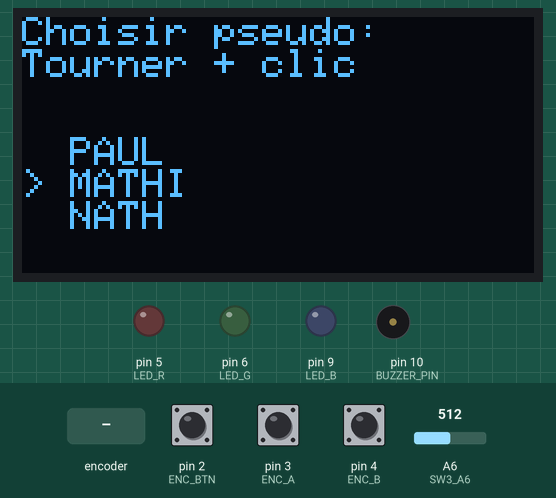
Simulated run of this sketch. Board: Arduino Nano, built with avr-gcc and run on an emulated ATmega328P. Shown: 128×64 one-colour display, output pins drawn as LEDs (lit = HIGH), buzzer (waves = sounding). Dashed ring = blinking. Inputs (shaded band) come from the test bench; at power-on: pin 2 (ENC_BTN) HIGH, A6 (SW3_A6) = 512, pin 3 (ENC_A) HIGH, pin 4 (ENC_B) HIGH. No radio packets arrive unless stated.

Above: at 1.2 s.
1.3 s: rotary encoder on pin 3 (ENC_A) / pin 4 (ENC_B) turned 3 steps (first pin leading)
At 1.47 s:
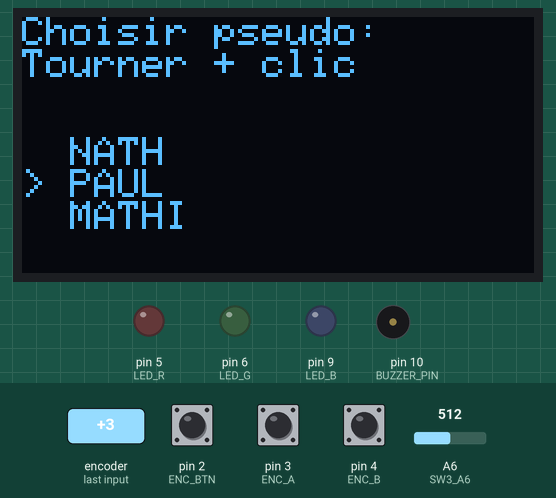
3.4 s: pin 2 (ENC_BTN) pulled LOW for 0.15 s
At 4.1 s:
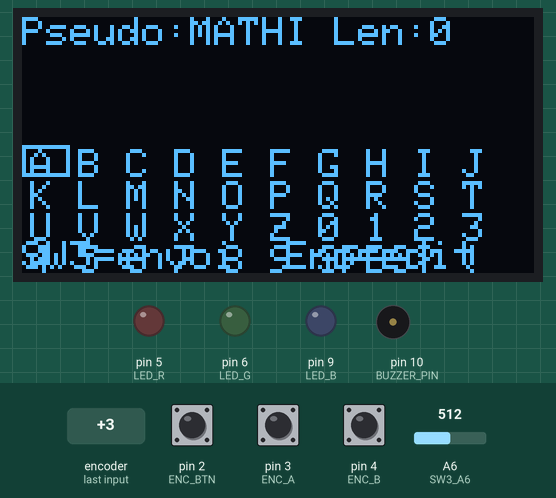
5.1 s: pin 2 (ENC_BTN) pulled LOW for 1 s
At 7.3 s:
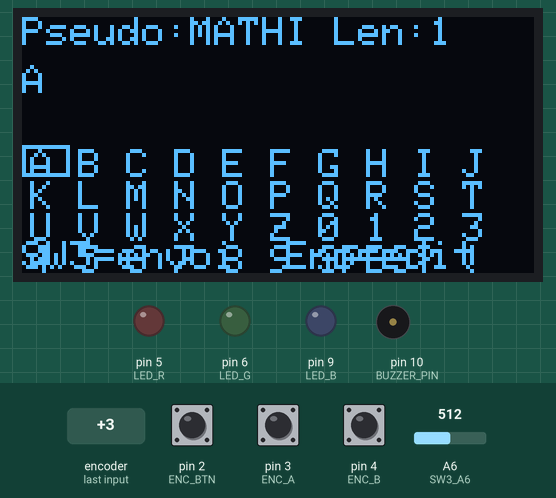
7.6 s: A6 (SW3_A6) set to 210
9.1 s: A6 (SW3_A6) set to 183
At 9.69 s:
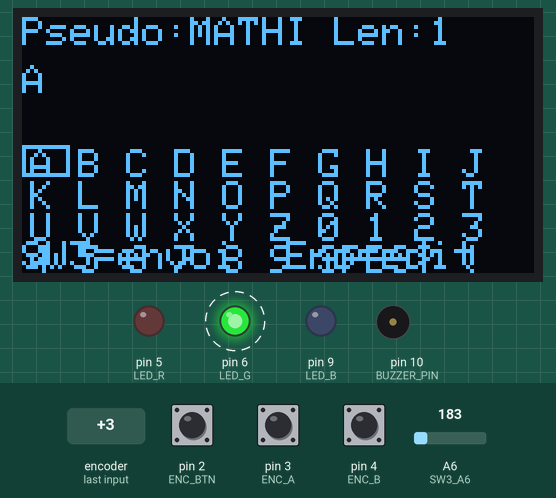
11.3 s: rotary encoder on pin 3 (ENC_A) / pin 4 (ENC_B) turned 1 step (first pin leading)
At 12.6 s:
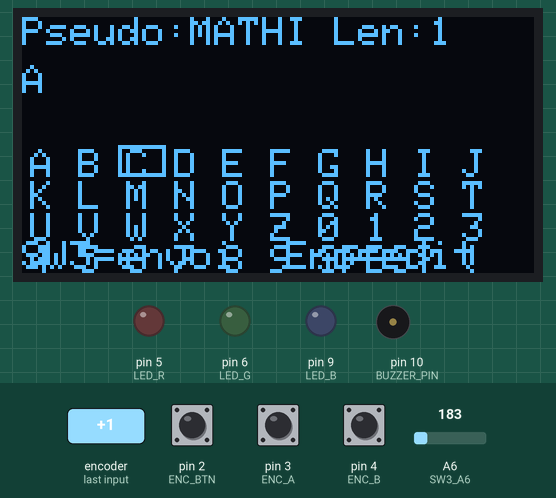
Timing chart, 0 to 14.0 s (numbered marks = the images above; inputs shaded):
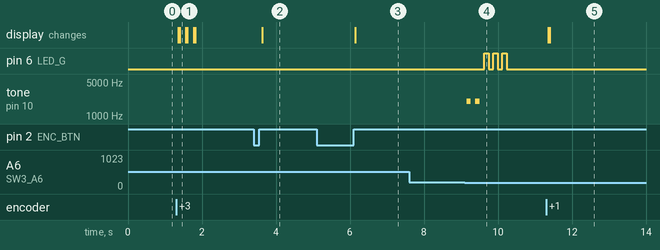

Measured:
- the behaviour switches between 200 and 199 on A6 (SW3_A6) (found by bisection; images 3 and 4)
- after the input at 1.3 s, the display: first changes after 0.05 s (image 1 shows a later state)
- after the input at 3.4 s, the display: changes after 0.23 s (image 2)
- after the input at 5.1 s, the display: changes after 1.0 s (image 3)
- after the input at 7.6 s, every drawn part: stays the same
- after the input at 9.1 s, pin 6 (LED_G): alternates HIGH for 0.12 s and LOW for 0.12 s, 6 changes in all, then stays LOW, starting after 0.53 s; tone on pin 10 (BUZZER_PIN): alternates 2000 Hz for 0.12 s and silent for 0.12 s, 4 changes in all, then stays silent, starting after 0.05 s
- after the input at 11.3 s, the display: first changes after 0.05 s (image 5 shows a later state)

The sketch:

clavier_avec_menu.ino
```cpp
#include <Wire.h>
#include <SPI.h>
#include <RF24.h>
#include <Adafruit_GFX.h>
#include <Adafruit_SSD1306.h>

// ===== OLED =====
#define SCREEN_WIDTH 128
#define SCREEN_HEIGHT 64
#define OLED_RESET -1
Adafruit_SSD1306 display(SCREEN_WIDTH, SCREEN_HEIGHT, &Wire, OLED_RESET);

// ===== NRF24 =====
#define NRF_CE  7
#define NRF_CSN 8
RF24 radio(NRF_CE, NRF_CSN);
const uint8_t PIPE_TX[6] = "BIP1";  // destinataire

// ===== PINS (conformes sujet) =====
#define ENC_A 3
#define ENC_B 4
#define ENC_BTN 2

#define LED_R 5
#define LED_G 6
#define LED_B 9

#define BUZZER_PIN 10

// SW3 sur A6 (analog only)
#define SW3_A6 A6
// Seuil pour considérer "appuyé" (à ajuster si besoin)
#define SW3_THRESHOLD 200

// ===== Globals encodeur =====
long ticks = 0;
int lastA = HIGH;

// ===== Bouton encodeur (clic court) =====
bool lastEncBtn = HIGH;
bool encShortClick = false;

// ===== SW3 (envoi) =====
bool lastSW3Pressed = false;

// ===== LED helpers =====
const bool COMMON_ANODE = false; // mets true si ta LED est anode commune
void pwmWrite(int pin, int val) {
  val = constrain(val, 0, 255);
  if (COMMON_ANODE) val = 255 - val;
  analogWrite(pin, val);
}
void ledOff() { pwmWrite(LED_R,0); pwmWrite(LED_G,0); pwmWrite(LED_B,0); }
void ledBlinkGreen(int n) {
  for (int i=0;i<n;i++){ pwmWrite(LED_G,255); delay(120); ledOff(); delay(120); }
}
void ledBlinkRed(int n) {
  for (int i=0;i<n;i++){ pwmWrite(LED_R,255); delay(120); ledOff(); delay(120); }
}

// ===== Buzzer =====
void buzzerBeep2() {
  for (int i=0;i<2;i++){
    tone(BUZZER_PIN, 2000);
    delay(120);
    noTone(BUZZER_PIN);
    delay(120);
  }
}

// ===== Message =====
#define MSG_MAX 120
char msgBuf[MSG_MAX + 1];
uint16_t msgLen = 0;

const char* pseudos[] = {"MATHI", "NATH", "PAUL"};
const int PSEUDO_COUNT = 3;
int pseudoIndex = 0;
const char* pseudo = "MATHI";

uint8_t priority = 2;
uint8_t channel = 42;
static uint8_t nextMsgId = 1;

// ===== Keyboard grid =====
// ' ' = espace | '<' = backspace
const uint8_t ROWS = 4;
const uint8_t COLS = 10;
const char kb[ROWS][COLS] = {
  {'A','B','C','D','E','F','G','H','I','J'},
  {'K','L','M','N','O','P','Q','R','S','T'},
  {'U','V','W','X','Y','Z','0','1','2','3'},
  {'4','5','6','7','8','9',' ','<','?','!'}
};
uint8_t selR = 0, selC = 0;

// ===== UI state =====
enum UiState { STATE_MENU, STATE_KEYBOARD };
UiState uiState = STATE_MENU;

// ===== Utils message =====
void msgAppend(char c) {
  if (msgLen >= MSG_MAX) return;
  msgBuf[msgLen++] = c;
  msgBuf[msgLen] = '\0';
}
void msgBackspace() {
  if (msgLen == 0) return;
  msgLen--;
  msgBuf[msgLen] = '\0';
}
void resetMessage() {
  msgLen = 0;
  msgBuf[0] = '\0';
}

// ===== OLED init auto =====
bool initOLED() {
  bool ok = display.begin(SSD1306_SWITCHCAPVCC, 0x3C);
  if (!ok) ok = display.begin(SSD1306_SWITCHCAPVCC, 0x3D);
  return ok;
}

// ===== Encoder =====
void encoderInit() {
  pinMode(ENC_A, INPUT_PULLUP);
  pinMode(ENC_B, INPUT_PULLUP);
  pinMode(ENC_BTN, INPUT_PULLUP);
  lastA = digitalRead(ENC_A);
  lastEncBtn = digitalRead(ENC_BTN);
}
void encoderUpdate() {
  int A = digitalRead(ENC_A);
  int B = digitalRead(ENC_B);
  if (A != lastA) {
    if (B != A) ticks++;
    else ticks--;
    lastA = A;
  }
}
void encoderButtonUpdate() {
  encShortClick = false;
  bool b = digitalRead(ENC_BTN); // HIGH idle, LOW pressed
  if (lastEncBtn == HIGH && b == LOW) {
    delay(20); // anti-rebond
    if (digitalRead(ENC_BTN) == LOW) {
      while (digitalRead(ENC_BTN) == LOW) delay(1);
      encShortClick = true;
    }
  }
  lastEncBtn = b;
}

// ===== SW3 read (A6 analog) =====
bool sw3Pressed() {
  int v = analogRead(SW3_A6);
  // Pull-up => non appuyé ~1023, appuyé proche de 0 (selon câblage)
  return (v < SW3_THRESHOLD);
}

// ===== NRF24 =====
// Trame 32B : [type][msgId][seq][total][prio][pseudoLen][payloadLen][payload...]
void setupRadio() {
  pinMode(10, OUTPUT); // recommandé sujet si SPI utilisée
  radio.begin();
  radio.setChannel(channel);
  radio.setPALevel(RF24_PA_LOW);
  radio.setDataRate(RF24_1MBPS);
  radio.setRetries(5, 10);
  radio.openWritingPipe(PIPE_TX);
  radio.stopListening();
}

bool sendMessageNRF24() {
  if (msgLen == 0) return false;

  uint8_t msgId = nextMsgId++;
  if (nextMsgId == 0) nextMsgId = 1;

  const uint8_t headerSize = 7;
  const uint8_t maxPayload = 32 - headerSize;

  size_t psLen = strlen(pseudo);
  if (psLen > 15) psLen = 15;

  size_t dataLen = psLen + 1 + msgLen;
  uint8_t total = (dataLen + maxPayload - 1) / maxPayload;
  if (total == 0) total = 1;

  for (uint8_t seq = 0; seq < total; seq++) {
    uint8_t frame[32] = {0};
    frame[0] = 0x01;
    frame[1] = msgId;
    frame[2] = seq;
    frame[3] = total;
    frame[4] = priority;
    frame[5] = (uint8_t)psLen;

    uint8_t payloadLen = 0;
    uint16_t start = (uint16_t)seq * maxPayload;
    uint16_t end = start + maxPayload;
    if (end > dataLen) end = dataLen;

    for (uint16_t i = start; i < end; i++) {
      char c = (i < psLen) ? pseudo[i]
              : (i == psLen) ? '\0'
              : msgBuf[i - psLen - 1];
      frame[headerSize + payloadLen++] = (uint8_t)c;
    }
    frame[6] = payloadLen;

    if (!radio.write(&frame, sizeof(frame))) return false;
    delay(8);
  }
  return true;
}

// ===== Draw =====
void drawMenu() {
  display.clearDisplay();
  display.setTextSize(1);
  display.setTextColor(SSD1306_WHITE);

  display.setCursor(0, 0);
  display.println("Choisir pseudo:");
  display.println("Tourner + clic");

  int prev = (pseudoIndex + PSEUDO_COUNT - 1) % PSEUDO_COUNT;
  int next = (pseudoIndex + 1) % PSEUDO_COUNT;

  display.setCursor(0, 30);
  display.print("  "); display.println(pseudos[prev]);
  display.print("> "); display.println(pseudos[pseudoIndex]);
  display.print("  "); display.println(pseudos[next]);

  display.display();
}

void drawKeyboard() {
  display.clearDisplay();
  display.setTextSize(1);
  display.setTextColor(SSD1306_WHITE);

  display.setCursor(0, 0);
  display.print("Pseudo:");
  display.print(pseudo);
  display.print(" Len:");
  display.print(msgLen);

  display.setCursor(0, 12);
  // affiche les derniers chars si trop long
  int maxShow = 21;
  int start = (msgLen > maxShow) ? (msgLen - maxShow) : 0;
  for (int i = start; i < (int)msgLen; i++) display.write(msgBuf[i]);

  long idx = ticks % (ROWS * COLS);
  if (idx < 0) idx += ROWS * COLS;
  selR = (uint8_t)(idx / COLS);
  selC = (uint8_t)(idx % COLS);

  int y0 = 32;
  for (uint8_t r = 0; r < ROWS; r++) {
    for (uint8_t c = 0; c < COLS; c++) {
      int x = c * 12;
      int y = y0 + r * 8;

      if (r == selR && c == selC) display.drawRect(x, y, 12, 8, SSD1306_WHITE);

      display.setCursor(x + 2, y + 1);
      char k = kb[r][c];
      if (k == ' ') display.print("SP");
      else if (k == '<') display.print("BS");
      else display.write(k);
    }
  }

  display.setCursor(0, 56);
  display.print("SW3=envoi  Enc=edit");

  display.display();
}

// ===== Setup / Loop =====
void setup() {
  msgBuf[0] = '\0';

  pinMode(LED_R, OUTPUT);
  pinMode(LED_G, OUTPUT);
  pinMode(LED_B, OUTPUT);
  pinMode(BUZZER_PIN, OUTPUT);
  ledOff();

  Wire.begin();
  Wire.setClock(100000);

  if (!initOLED()) {
    while (1) { /* OLED init fail */ }
  }

  encoderInit();
  setupRadio();

  drawMenu();
}

void loop() {
  encoderUpdate();
  encoderButtonUpdate();

  // --- SW3 edge detect (envoi) ---
  bool sw3 = sw3Pressed();
  if (!lastSW3Pressed && sw3 && uiState == STATE_KEYBOARD) {
    bool ok = sendMessageNRF24();
    buzzerBeep2();
    if (ok) ledBlinkGreen(3);
    else ledBlinkRed(3);
  }
  lastSW3Pressed = sw3;

  // --- UI ---
  if (uiState == STATE_MENU) {
    long idx = ticks % PSEUDO_COUNT;
    if (idx < 0) idx += PSEUDO_COUNT;
    pseudoIndex = (int)idx;

    if (encShortClick) {
      pseudo = pseudos[pseudoIndex];
      uiState = STATE_KEYBOARD;
      ticks = 0;
    }

    drawMenu();
    delay(10);
    return;
  }

  // STATE_KEYBOARD
  if (encShortClick) {
    char k = kb[selR][selC];
    if (k == ' ') msgAppend(' ');
    else if (k == '<') msgBackspace();
    else msgAppend(k);
  }

  drawKeyboard();
  delay(10);
}
```
